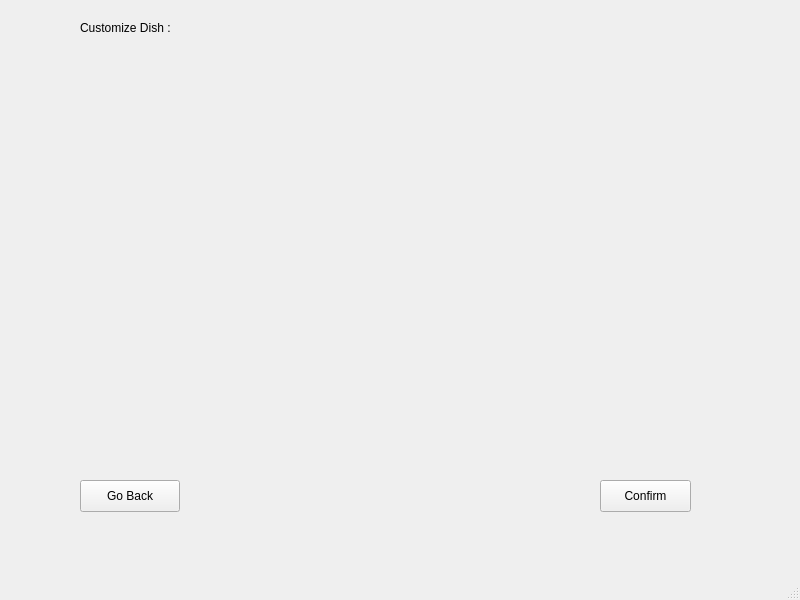
<?xml version="1.0" encoding="UTF-8"?>
<ui version="4.0">
 <class>Dish</class>
 <widget class="QMainWindow" name="Dish">
  <property name="geometry">
   <rect>
    <x>0</x>
    <y>0</y>
    <width>800</width>
    <height>600</height>
   </rect>
  </property>
  <property name="windowTitle">
   <string>MainWindow</string>
  </property>
  <widget class="QWidget" name="centralwidget">
   <widget class="QLabel" name="label">
    <property name="geometry">
     <rect>
      <x>80</x>
      <y>20</y>
      <width>141</width>
      <height>16</height>
     </rect>
    </property>
    <property name="text">
     <string>Customize Dish :</string>
    </property>
   </widget>
   <widget class="QPushButton" name="goBackButton">
    <property name="geometry">
     <rect>
      <x>80</x>
      <y>480</y>
      <width>100</width>
      <height>32</height>
     </rect>
    </property>
    <property name="text">
     <string>Go Back</string>
    </property>
   </widget>
   <widget class="QWidget" name="verticalLayoutWidget">
    <property name="geometry">
     <rect>
      <x>80</x>
      <y>50</y>
      <width>311</width>
      <height>391</height>
     </rect>
    </property>
    <layout class="QVBoxLayout" name="verticalLayout"/>
   </widget>
   <widget class="QPushButton" name="confirmButton">
    <property name="geometry">
     <rect>
      <x>600</x>
      <y>480</y>
      <width>91</width>
      <height>32</height>
     </rect>
    </property>
    <property name="text">
     <string>Confirm</string>
    </property>
   </widget>
  </widget>
  <widget class="QMenuBar" name="menubar">
   <property name="geometry">
    <rect>
     <x>0</x>
     <y>0</y>
     <width>800</width>
     <height>21</height>
    </rect>
   </property>
  </widget>
  <widget class="QStatusBar" name="statusbar"/>
 </widget>
 <resources/>
 <connections/>
</ui>
